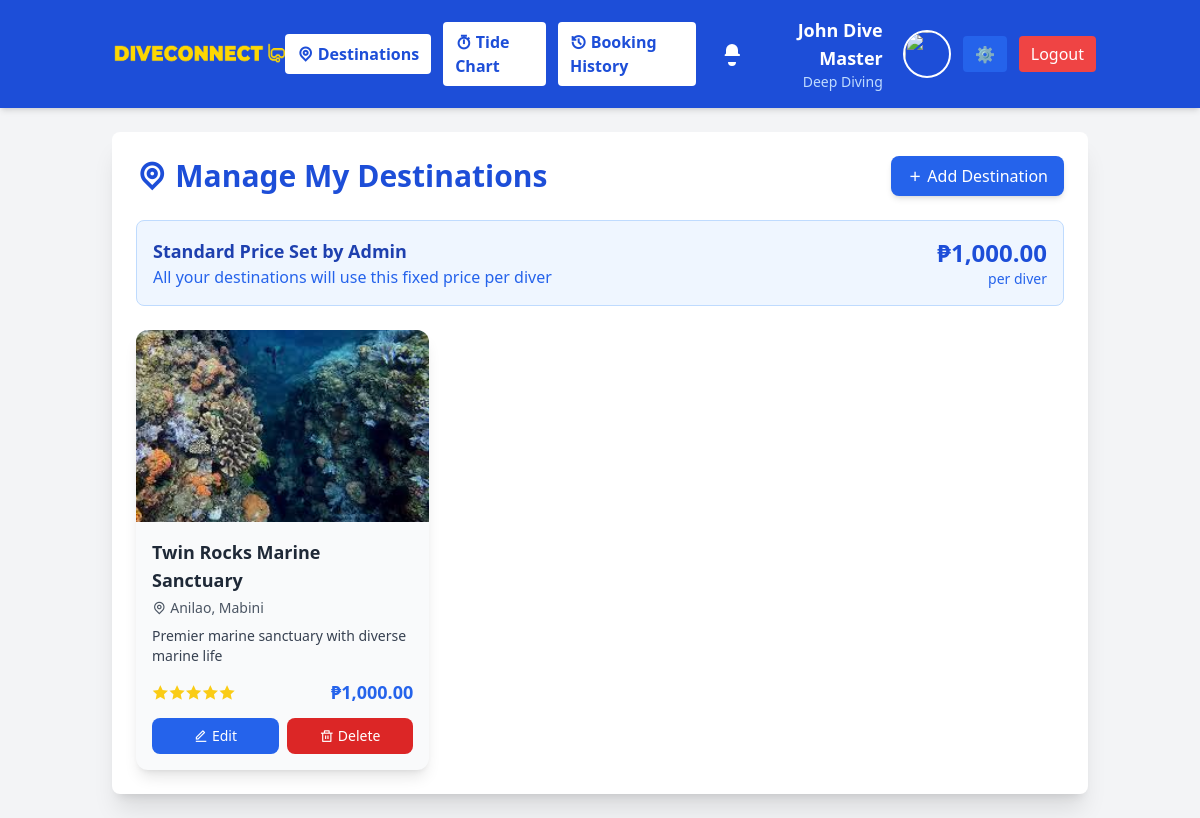
The app's page /diver/manage_destinations.php (signed in) with its own data.
### tables this page shows
CREATE TABLE `divers` (
  `id` int(11) NOT NULL,
  `fullname` varchar(150) NOT NULL,
  `email` varchar(150) NOT NULL,
  `password` varchar(255) NOT NULL,
  `whatsapp_number` varchar(50) NOT NULL,
  `pro_org` varchar(100) DEFAULT NULL,
  `pro_diver_id` varchar(100) NOT NULL,
  `specialty` varchar(150) DEFAULT NULL,
  `profile_pic` varchar(255) DEFAULT NULL,
  `valid_id` varchar(255) DEFAULT NULL,
  `qr_code` varchar(255) DEFAULT NULL,
  `gcash_receipt` varchar(255) DEFAULT NULL,
  `level` varchar(100) DEFAULT '',
  `nationality` varchar(100) DEFAULT NULL,
  `language` varchar(100) DEFAULT NULL,
  `price` decimal(10,2) DEFAULT 0.00,
  `max_pax` int(11) DEFAULT 6,
  `verification_status` enum('pending','verified','rejected','approved') DEFAULT 'pending',
  `approved_by` int(11) DEFAULT NULL,
  `rejected_by` int(11) DEFAULT NULL,
  `action_date` datetime DEFAULT NULL,
  `rating` decimal(3,2) DEFAULT 0.00,
  `experience` text DEFAULT NULL,
  `tin_id` varchar(255) DEFAULT NULL,
  `signature` varchar(255) DEFAULT NULL,
  `reset_token` varchar(255) DEFAULT NULL,
  `token_expiry` datetime DEFAULT NULL,
  `created_at` timestamp NOT NULL DEFAULT current_timestamp()
);

CREATE TABLE `diver_destinations` (
  `id` int(11) NOT NULL,
  `diver_id` int(11) NOT NULL,
  `title` varchar(255) NOT NULL,
  `image_path` varchar(500) NOT NULL,
  `location` varchar(255) NOT NULL,
  `rating` tinyint(4) DEFAULT 5,
  `description` text DEFAULT NULL,
  `price_per_diver` decimal(10,2) DEFAULT 0.00,
  `is_active` tinyint(1) DEFAULT 1,
  `created_at` timestamp NOT NULL DEFAULT current_timestamp(),
  `updated_at` timestamp NOT NULL DEFAULT current_timestamp() ON UPDATE current_timestamp()
);

### diver/manage_destinations.php (the view, shortened to what this page needs)
<?php
require '../includes/db.php';
$diver_id = $_SESSION['diver_id'];
function e($v) {
    return htmlspecialchars($v, ENT_QUOTES, 'UTF-8');
}
$diver_stmt = $conn->prepare("SELECT fullname, profile_pic, specialty, price FROM divers WHERE id = ?");
$diver_stmt->bind_param("i", $diver_id);
$diver_stmt->execute();
$diver = $diver_stmt->get_result()->fetch_assoc();
$destinations = $conn->prepare("SELECT * FROM diver_destinations WHERE diver_id = ? ORDER BY created_at DESC");
$destinations->bind_param("i", $diver_id);
$destinations->execute();
$destinations_result = $destinations->get_result();
?>
<!DOCTYPE html>
<html lang="en">
<head>
    <script src="https://cdn.tailwindcss.com"></script>
    <link rel="stylesheet" href="https://cdn.jsdelivr.net/npm/remixicon/fonts/remixicon.css">
</head>
<body class="min-h-screen bg-gray-100">
<header class="bg-blue-700 text-white shadow-md">
    <div class="container mx-auto flex justify-between items-center p-4">
        <div class="flex items-center gap-4">
            <a href="diver_dashboard.php" class="flex items-center gap-2 no-underline">
                <img src="../assets/images/GROUP_4_-_DIVE_CONNECT-removebg-preview.png" class="h-12">
            </a>
        </div>
        <div class="flex items-center gap-4">
            <div class="hidden md:flex items-center gap-3">
                <a href="manage_destinations.php" class="px-3 py-2 rounded bg-white text-blue-700 font-semibold hover:bg-blue-100 transition no-underline">
                    <i class="ri-map-pin-line mr-1"></i>Destinations
                </a>
                <a href="https://www.tideschart.com/Philippines/Calabarzon/Province-of-Batangas/Anilao/" target="_blank" class="px-3 py-2 rounded bg-white text-blue-700 font-semibold hover:bg-blue-100 transition no-underline">
                    <i class="ri-timer-line mr-1"></i>Tide Chart
                </a>
                <a href="diver_dashboard.php?tab=history" class="px-3 py-2 rounded bg-white text-blue-700 font-semibold hover:bg-blue-100 transition no-underline">
                    <i class="ri-history-line mr-1"></i>Booking History
                </a>
            </div>
            <button id="notifBtn" title="Notifications" class="relative p-2 rounded-full hover:bg-blue-600/20">
                <svg xmlns="http://www.w3.org/2000/svg" class="h-6 w-6 text-white" viewBox="0 0 24 24" fill="currentColor">
                    <path d="M12 2a6 6 0 00-6 6v3.586l-.707.707A1 1 0 005 14h14a1 1 0 00.707-1.707L18 11.586V8a6 6 0 00-6-6zM8 20a4 4 0 008 0H8z"/>
                </svg>
            </button>
            <div class="hidden md:flex items-center gap-3 ml-2">
                <div class="text-right mr-2">
                    <div class="text-white font-bold text-lg"><?= htmlspecialchars($diver['fullname']) ?></div>
                    <div class="text-blue-200 text-sm"><?= htmlspecialchars($diver['specialty'] ?? '') ?></div>
                </div>
                <img src="../admin/uploads/<?= htmlspecialchars($diver['profile_pic'] ?: 'default.png') ?>" class="w-12 h-12 rounded-full border-2 border-white object-cover">
                <a href="../diver/settings.php" class="bg-blue-600 hover:bg-blue-800 px-3 py-1.5 rounded no-underline">⚙️</a>
                <a href="#" onclick="confirmLogout(event)" class="bg-red-500 hover:bg-red-600 px-3 py-1.5 rounded no-underline">Logout</a>
            </div>
        </div>
    </div>
</header>
<div class="container mx-auto p-6">
    <div class="bg-white rounded-lg shadow-xl p-6">
        <div class="flex justify-between items-center mb-6">
            <h1 class="text-2xl sm:text-3xl font-bold text-blue-700">
                <i class="ri-map-pin-line mr-2"></i>Manage My Destinations
            </h1>
            <button onclick="openAddModal()" class="bg-blue-600 hover:bg-blue-700 text-white px-4 py-2 rounded-lg font-medium shadow-md transition-all hover:shadow-lg">
                <i class="ri-add-line mr-1"></i>Add Destination
            </button>
        </div>
        <div class="bg-blue-50 border border-blue-200 rounded-lg p-4 mb-6">
            <div class="flex items-center justify-between">
                <div>
                    <h3 class="text-lg font-semibold text-blue-800">Standard Price Set by Admin</h3>
                    <p class="text-blue-600">All your destinations will use this fixed price per diver</p>
                </div>
                <div class="text-right">
                    <div class="text-2xl font-bold text-blue-700">₱<?= number_format($diver['price'], 2) ?></div>
                    <div class="text-sm text-blue-600">per diver</div>
                </div>
            </div>
        </div>
        <div class="grid gap-6 grid-cols-1 sm:grid-cols-2 lg:grid-cols-3">
            <?php while ($dest = $destinations_result->fetch_assoc()): ?>
                <div class="bg-gray-50 rounded-xl overflow-hidden shadow-lg hover:shadow-xl transition-shadow">
                    <div class="relative">
                        <img src="../<?= e($dest['image_path']) ?>" alt="<?= e($dest['title']) ?>" class="w-full h-48 object-cover">
                    </div>
                    <div class="p-4">
                        <h3 class="text-lg font-bold text-gray-800 mb-1"><?= e($dest['title']) ?></h3>
                        <p class="text-sm text-gray-600 mb-2"><i class="ri-map-pin-line"></i> <?= e($dest['location']) ?></p>
                        <p class="text-sm text-gray-700 mb-3 line-clamp-2"><?= e($dest['description']) ?></p>
                        <div class="flex items-center justify-between mb-3">
                            <div class="flex text-yellow-400">
                                <?php for ($i=1; $i<=5; $i++): ?>
                                    <i class="ri-star-fill <?= $i <= $dest['rating'] ? 'text-yellow-400' : 'text-gray-300' ?>"></i>
                                <?php endfor; ?>
                            </div>
                            <span class="text-lg font-bold text-blue-600">₱<?= number_format($dest['price_per_diver'], 2) ?></span>
                        </div>
                        <div class="flex gap-2">
                            <button onclick='openEditModal(<?= json_encode($dest) ?>)' class="flex-1 bg-blue-600 hover:bg-blue-700 text-white px-3 py-2 rounded-lg text-sm font-medium transition">
                                <i class="ri-edit-line"></i> Edit
                            </button>
                            <button onclick="confirmDelete(<?= $dest['id'] ?>)" class="flex-1 bg-red-600 hover:bg-red-700 text-white px-3 py-2 rounded-lg text-sm font-medium transition">
                                <i class="ri-delete-bin-line"></i> Delete
                            </button>
                        </div>
                    </div>
                </div>
            <?php endwhile; ?>
        </div>
    </div>
</div>
</body>
</html>

### diver/manage_destinations.php (style rules this page uses)
html { scroll-behavior: smooth; }
.line-clamp-2 { display: -webkit-box; -webkit-line-clamp: 2; -webkit-box-orient: vertical; overflow: hidden; }

### records on screen
divers: fullname "John Dive Master", specialty "Deep Diving", price "1,000.00"
diver_destinations: image_path (picture), title "Twin Rocks Marine Sanctuary", location "Anilao, Mabini", description "Premier marine sanctuary with diverse marine life", rating 5 (drawn), price_per_diver "1,000.00"
